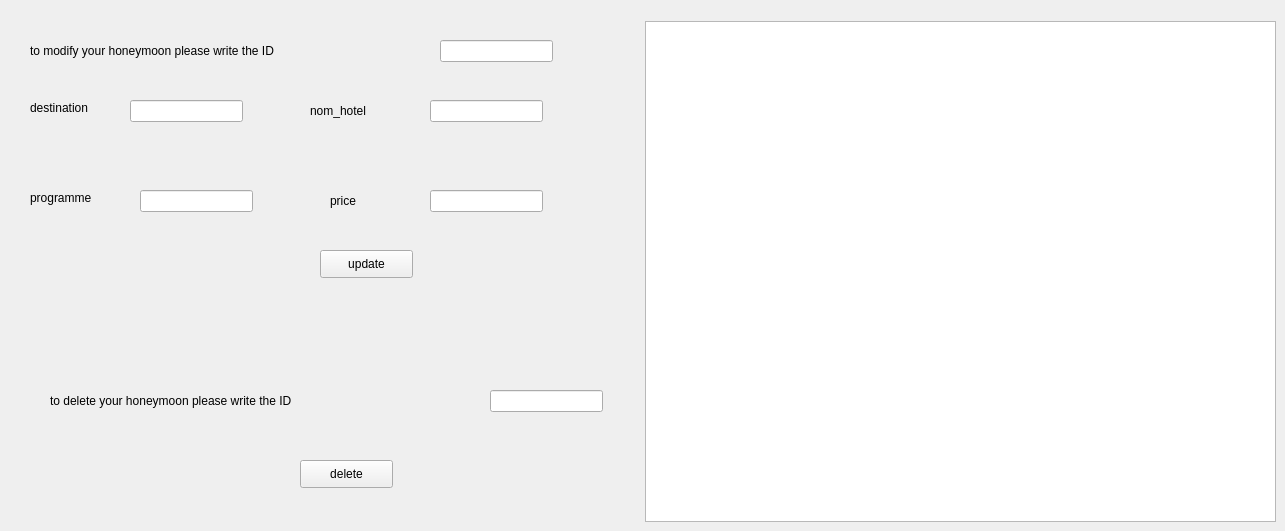
     <widget class="QWidget" name="tab_31">
      <attribute name="title">
       <string>update_honeymoon</string>
      </attribute>
      <widget class="QLabel" name="label_176">
       <property name="geometry">
        <rect>
         <x>30</x>
         <y>100</y>
         <width>101</width>
         <height>16</height>
        </rect>
       </property>
       <property name="text">
        <string>destination</string>
       </property>
      </widget>
      <widget class="QLabel" name="label_177">
       <property name="geometry">
        <rect>
         <x>310</x>
         <y>100</y>
         <width>91</width>
         <height>21</height>
        </rect>
       </property>
       <property name="text">
        <string>nom_hotel</string>
       </property>
      </widget>
      <widget class="QLabel" name="label_178">
       <property name="geometry">
        <rect>
         <x>30</x>
         <y>190</y>
         <width>101</width>
         <height>16</height>
        </rect>
       </property>
       <property name="text">
        <string>programme</string>
       </property>
      </widget>
      <widget class="QLabel" name="label_180">
       <property name="geometry">
        <rect>
         <x>330</x>
         <y>180</y>
         <width>56</width>
         <height>41</height>
        </rect>
       </property>
       <property name="text">
        <string>price</string>
       </property>
      </widget>
      <widget class="QLabel" name="label_181">
       <property name="geometry">
        <rect>
         <x>30</x>
         <y>30</y>
         <width>391</width>
         <height>41</height>
        </rect>
       </property>
       <property name="text">
        <string>to modify your honeymoon please write the ID</string>
       </property>
      </widget>
      <widget class="QLineEdit" name="idhoneymoon_modif">
       <property name="geometry">
        <rect>
         <x>440</x>
         <y>40</y>
         <width>113</width>
         <height>22</height>
        </rect>
       </property>
      </widget>
      <widget class="QLineEdit" name="deshoneymoon_modif">
       <property name="geometry">
        <rect>
         <x>130</x>
         <y>100</y>
         <width>113</width>
         <height>22</height>
        </rect>
       </property>
      </widget>
      <widget class="QLineEdit" name="proghoneymoon_modif">
       <property name="geometry">
        <rect>
         <x>140</x>
         <y>190</y>
         <width>113</width>
         <height>22</height>
        </rect>
       </property>
      </widget>
      <widget class="QLineEdit" name="hotelhoneymoon_modif">
       <property name="geometry">
        <rect>
         <x>430</x>
         <y>100</y>
         <width>113</width>
         <height>22</height>
        </rect>
       </property>
      </widget>
      <widget class="QLineEdit" name="prhoneymoon_modif">
       <property name="geometry">
        <rect>
         <x>430</x>
         <y>190</y>
         <width>113</width>
         <height>22</height>
        </rect>
       </property>
      </widget>
      <widget class="QLabel" name="label_179">
       <property name="geometry">
        <rect>
         <x>50</x>
         <y>380</y>
         <width>411</width>
         <height>41</height>
        </rect>
       </property>
       <property name="text">
        <string>to delete your honeymoon please write the ID</string>
       </property>
      </widget>
      <widget class="QLineEdit" name="idhoneymoon_delete">
       <property name="geometry">
        <rect>
         <x>490</x>
         <y>390</y>
         <width>113</width>
         <height>22</height>
        </rect>
       </property>
      </widget>
      <widget class="QTableView" name="table_honeymoon_3">
       <property name="geometry">
        <rect>
         <x>645</x>
         <y>21</y>
         <width>631</width>
         <height>501</height>
        </rect>
       </property>
      </widget>
      <widget class="QPushButton" name="delete_honeymoon">
       <property name="geometry">
        <rect>
         <x>300</x>
         <y>460</y>
         <width>93</width>
         <height>28</height>
        </rect>
       </property>
       <property name="text">
        <string>delete</string>
       </property>
      </widget>
      <widget class="QPushButton" name="update_honeymoon">
       <property name="geometry">
        <rect>
         <x>320</x>
         <y>250</y>
         <width>93</width>
         <height>28</height>
        </rect>
       </property>
       <property name="text">
        <string>update</string>
       </property>
      </widget>
     </widget>
